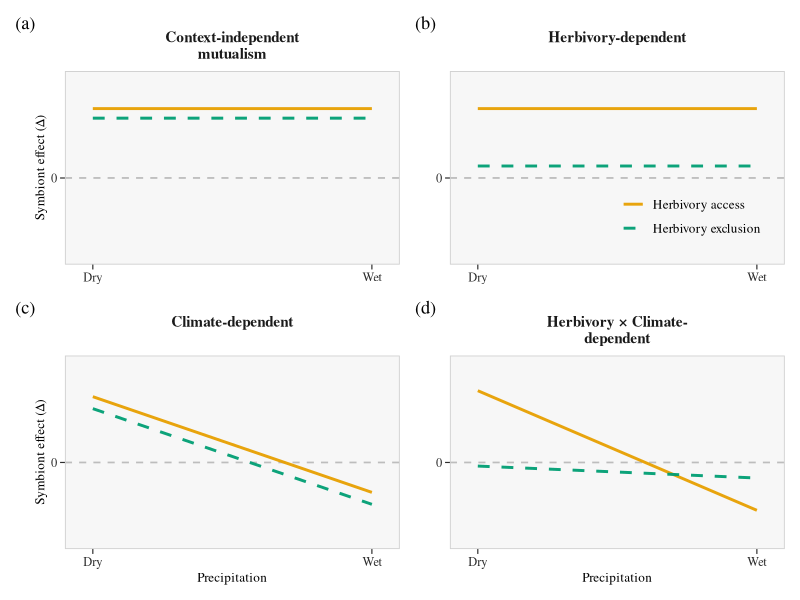
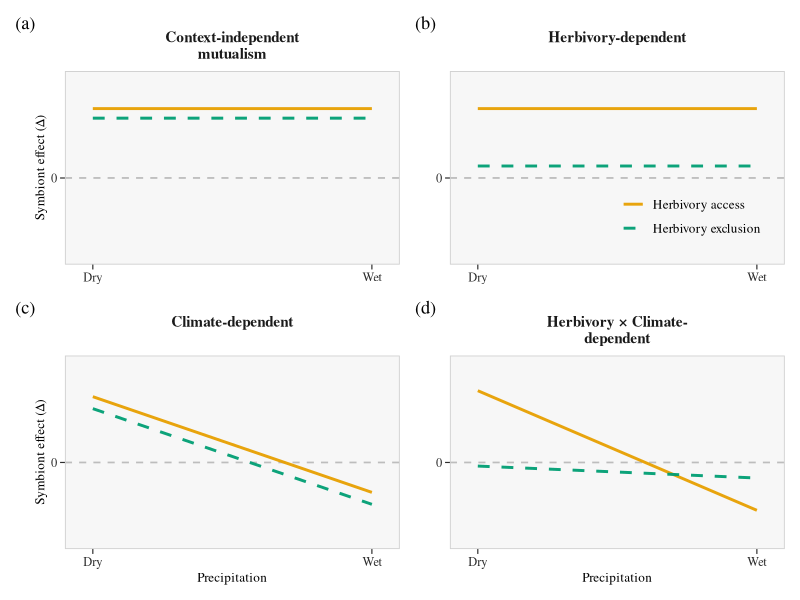

The R source for these figures, in order:
library(ggplot2)
library(patchwork)
library(cowplot)

# ── Palette ────────────────────────────────────────────────────────────────────
COL_HERB <- "#E69F00"
COL_EXCL <- "#009E73"

# ── Panel function (NO manual labels anymore) ───────────────────────────────────
make_panel <- function(title,
                       herb_i, herb_s,
                       excl_i, excl_s,
                       show_x = FALSE,
                       show_y = FALSE,
                       show_legend = FALSE) {
  
  x <- seq(0, 1, length.out = 300)
  
  df <- data.frame(
    x = rep(x, 2),
    y = c(herb_i + herb_s * x,
          excl_i + excl_s * x),
    treatment = rep(c("Herbivory access", "Herbivory exclusion"), each = 300)
  )
  
  df$treatment <- factor(df$treatment,
                         levels = c("Herbivory access", "Herbivory exclusion"))
  
  ggplot(df, aes(x = x, y = y,
                 colour = treatment,
                 linetype = treatment)) +
    
    geom_hline(yintercept = 0,
               colour = "#BDBDBD",
               linewidth = 0.6,
               linetype = "dashed") +
    
    geom_line(linewidth = 1.0, alpha = 0.95) +
    
    scale_colour_manual(values = c("Herbivory access" = COL_HERB,
                                   "Herbivory exclusion" = COL_EXCL)) +
    
    scale_linetype_manual(values = c("Herbivory access" = "solid",
                                     "Herbivory exclusion" = "dashed")) +
    
    scale_x_continuous(
      breaks = c(0, 1),
      labels = c("Dry", "Wet"),
      expand = c(0.05, 0.05)
    ) +
    
    scale_y_continuous(
      breaks = 0,
      labels = "0",
      limits = c(-0.65, 0.82),
      expand = c(0.03, 0.03)
    ) +
    
    labs(
      title = title,
      x = if (show_x) "Precipitation" else NULL,
      y = if (show_y) "Symbiont effect (\u0394)" else NULL
    ) +
    
    theme_classic(base_size = 11, base_family = "serif") +
    theme(
      plot.title = element_text(
        face = "bold",
        size = 11,
        hjust = 0.5,
        margin = margin(b = 6),
        colour = "#1A1A1A"
      ),
      
      axis.title = element_text(size = 9.5),
      axis.text  = element_text(size = 9, colour = "#2c2c2c"),
      
      axis.line = element_blank(),
      
      panel.background = element_rect(fill = "#F7F7F7", colour = NA),
      panel.border     = element_rect(colour = "#D0D0D0", fill = NA, linewidth = 0.6),
      
      axis.ticks = element_line(colour = "#2c2c2c", linewidth = 0.4),
      axis.ticks.length = unit(3.5, "pt"),
      
      legend.position = if (show_legend) c(0.72, 0.25) else "none",
      legend.background = element_blank(),
      legend.key = element_blank(),
      legend.text = element_text(size = 9.5, family = "serif"),
      legend.title = element_blank()
    )
}

# ── Panels ────────────────────────────────────────────────────────────────────
p1 <- make_panel("Context-independent\nmutualism",
                 0.58, 0.00,
                 0.50, 0.00,
                 show_y = TRUE)

p2 <- make_panel("Herbivory-dependent",
                 0.58, 0.00,
                 0.10, 0.00,
                 show_legend = TRUE)

p3 <- make_panel("Climate-dependent",
                 0.55, -0.80,
                 0.45, -0.80,
                 show_x = TRUE, show_y = TRUE)

p4 <- make_panel("Herbivory × Climate-\ndependent",
                 0.60, -1.00,
                 -0.03, -0.10,
                 show_x = TRUE)

# ── COMBINE with OUTSIDE PANEL LABELS ─────────────────────────────────────────
final <- (p1 | p2) / (p3 | p4) +
  
  plot_annotation(
    tag_levels = "a",   # THIS gives (a), (b), (c), (d)
    tag_prefix = "(",
    tag_suffix = ")",
    
    theme = theme(
      plot.tag = element_text(
        face = "bold",
        size = 12,
        family = "serif"
      ),
      plot.tag.position = c(0, 1)  # top-left OUTSIDE panel
    )
  )

# ── Save ──────────────────────────────────────────────────────────────────────
ggsave("conceptual_figure.pdf",
       plot = final,
       width = 7.5, height = 6.5,
       device = cairo_pdf)

ggsave("conceptual_figure.png",
       plot = final,
       width = 7.5, height = 6.5,
       dpi = 300,
       bg = "white")

message("Saved: conceptual_figure.pdf and conceptual_figure.png")
